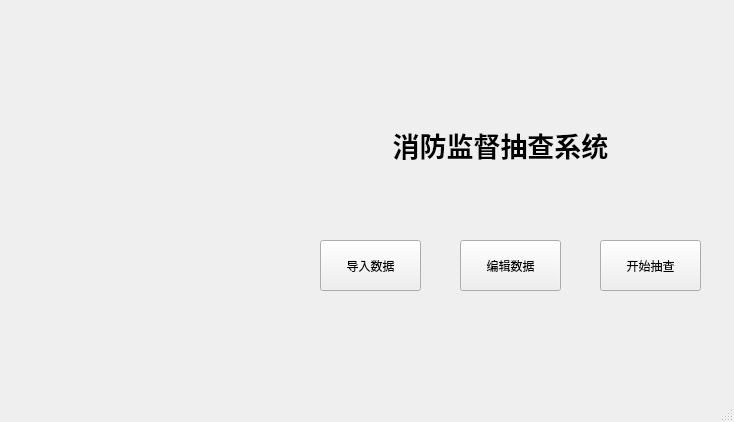
<?xml version="1.0" encoding="UTF-8"?>
<ui version="4.0">
 <class>window1</class>
 <widget class="QMainWindow" name="window1">
  <property name="geometry">
   <rect>
    <x>0</x>
    <y>0</y>
    <width>734</width>
    <height>422</height>
   </rect>
  </property>
  <property name="windowTitle">
   <string>消防监督抽查系统</string>
  </property>
  <widget class="QWidget" name="centralwidget">
   <widget class="QLabel" name="label">
    <property name="geometry">
     <rect>
      <x>290</x>
      <y>80</y>
      <width>421</width>
      <height>131</height>
     </rect>
    </property>
    <property name="text">
     <string>&lt;html&gt;&lt;head/&gt;&lt;body&gt;&lt;p align=&quot;center&quot;&gt;&lt;span style=&quot; font-size:20pt; font-weight:600;&quot;&gt;消防监督抽查系统&lt;/span&gt;&lt;/p&gt;&lt;/body&gt;&lt;/html&gt;</string>
    </property>
   </widget>
   <widget class="QPushButton" name="importBtn">
    <property name="geometry">
     <rect>
      <x>320</x>
      <y>240</y>
      <width>101</width>
      <height>51</height>
     </rect>
    </property>
    <property name="styleSheet">
     <string notr="true">font: 10pt &quot;MS Shell Dlg 2&quot;;</string>
    </property>
    <property name="text">
     <string>导入数据</string>
    </property>
   </widget>
   <widget class="QPushButton" name="selectBtn">
    <property name="geometry">
     <rect>
      <x>460</x>
      <y>240</y>
      <width>101</width>
      <height>51</height>
     </rect>
    </property>
    <property name="styleSheet">
     <string notr="true">font: 10pt &quot;MS Shell Dlg 2&quot;;</string>
    </property>
    <property name="text">
     <string>编辑数据</string>
    </property>
   </widget>
   <widget class="QPushButton" name="startBtn">
    <property name="geometry">
     <rect>
      <x>600</x>
      <y>240</y>
      <width>101</width>
      <height>51</height>
     </rect>
    </property>
    <property name="styleSheet">
     <string notr="true">font: 10pt &quot;MS Shell Dlg 2&quot;;</string>
    </property>
    <property name="text">
     <string>开始抽查</string>
    </property>
   </widget>
  </widget>
  <widget class="QMenuBar" name="menubar">
   <property name="geometry">
    <rect>
     <x>0</x>
     <y>0</y>
     <width>734</width>
     <height>26</height>
    </rect>
   </property>
  </widget>
  <widget class="QStatusBar" name="statusbar"/>
 </widget>
 <resources/>
 <connections/>
</ui>
